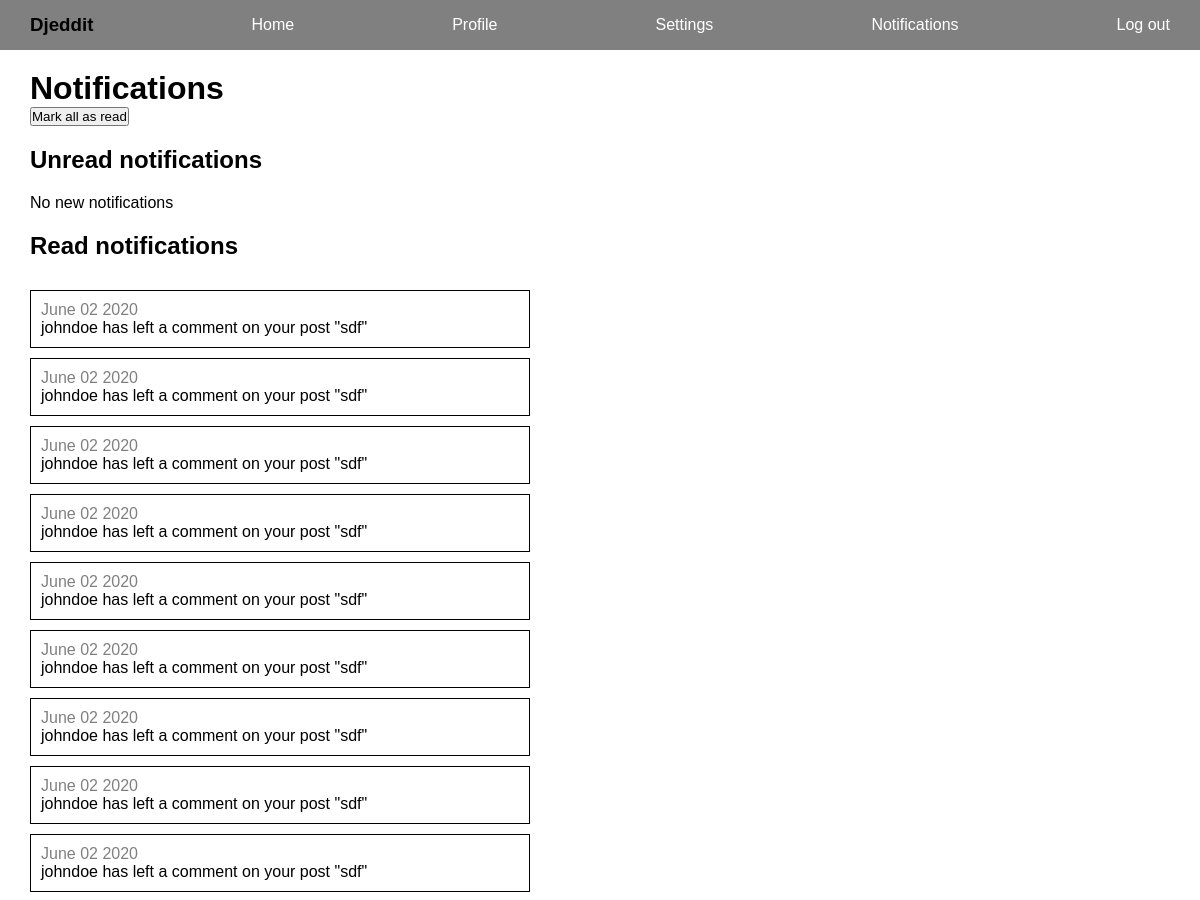
Before: /reddit/notifications/ (signed in, upper part) with the older database file.
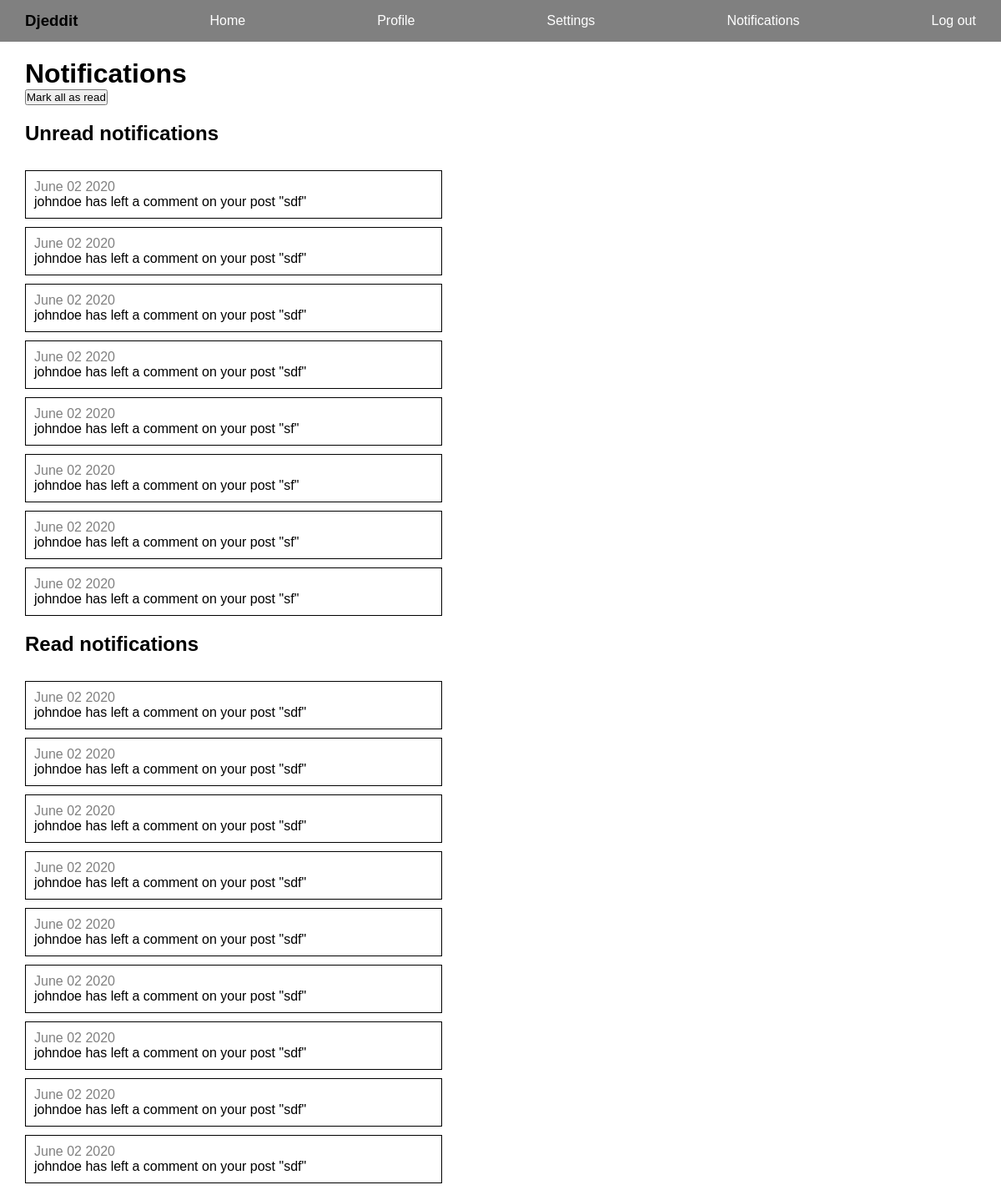
After: the same page with the newer database file.
### reddit_app/models.py (models this page shows, shortened)
class Notification(models.Model):
    reciever = models.ForeignKey(User, related_name='notifications', on_delete=models.CASCADE)
    sender = models.ForeignKey(User, related_name='sent_notifications', on_delete=models.CASCADE)
    post = models.ForeignKey(Post, on_delete=models.CASCADE)
    read = models.BooleanField(default=False)
    created_at = models.DateTimeField(auto_now_add=True)
    def date_sent(self):
        return self.created_at.strftime('%B %d %Y')

class Post(models.Model):
    title = models.CharField(max_length=200)
    author = models.ForeignKey(User, on_delete=models.CASCADE)
    text = models.TextField()
    votes = models.IntegerField(default=0)
    created_at = models.DateTimeField(auto_now_add=True)

### reddit_app/views.py (the view)
# urls.py: path("notifications/", views.notifications, name="notifications"),
def notifications(request):
    user = request.user
    notifications = Notification.objects.filter(reciever=user, read=False)
    read_notifications = Notification.objects.filter(reciever=user, read=True)
    if request.method == "POST":
        notifications.update(read=True)
    context = {"notifications": notifications, "read_notifications": read_notifications}
    return render(request, "reddit_app/notifications.html", context)

### templates/reddit_app/notifications.html (shortened to what this page needs)
{% extends "base.html" %}
{% block content %}
    <h1>Notifications</h1>
    <form method="POST" action="{% url 'reddit_app:notifications' %}">
        <button>Mark all as read</button>
    </form>
    {% if notifications.count %}
        <div class="notifications">
        <h2>Unread notifications</h2>
            {% for notification in notifications %}
                    <div class="notification">
                        <a href="{% url 'reddit_app:single_post' notification.post_id %}">
                            <span>{{notification.date_sent}}</span>
                            <p>{{notification.sender}} has left a comment on your post "{{notification.post.title}}"</p>
                        </a>
                    </div>
            {% endfor %}
        </div>
    {% else %}
        <h2>Unread notifications</h2>
        <p>No new notifications</p>
    {% endif %}
    {% if read_notifications.count %}
        <div class="notifications">
        <h2>Read notifications</h2>
            {% for read_notification in read_notifications %}
                    <div class="notification">
                        <a href="{% url 'reddit_app:single_post' read_notification.post_id %}">
                            <span>{{read_notification.date_sent}}</span>
                            <p>{{read_notification.sender}} has left a comment on your post "{{read_notification.post.title}}"</p>
                        </a>
                    </div>
            {% endfor %}
        </div>
    {% endif %}
{% load static %}
{% endblock content %}

Changed rows visible on the page:
added Notification: date_sent "June 02 2020", sender "johndoe", post "sdf", shown under "Unread notifications"
added Notification: date_sent "June 02 2020", sender "johndoe", post "sdf", shown under "Unread notifications"
added Notification: date_sent "June 02 2020", sender "johndoe", post "sdf", shown under "Unread notifications"
added Notification: date_sent "June 02 2020", sender "johndoe", post "sdf", shown under "Unread notifications"
added Notification: date_sent "June 02 2020", sender "johndoe", post "sf", shown under "Unread notifications"
added Notification: date_sent "June 02 2020", sender "johndoe", post "sf", shown under "Unread notifications"
added Notification: date_sent "June 02 2020", sender "johndoe", post "sf", shown under "Unread notifications"
added Notification: date_sent "June 02 2020", sender "johndoe", post "sf", shown under "Unread notifications"
Other visible differences:
text no longer shown: "No new notifications"
